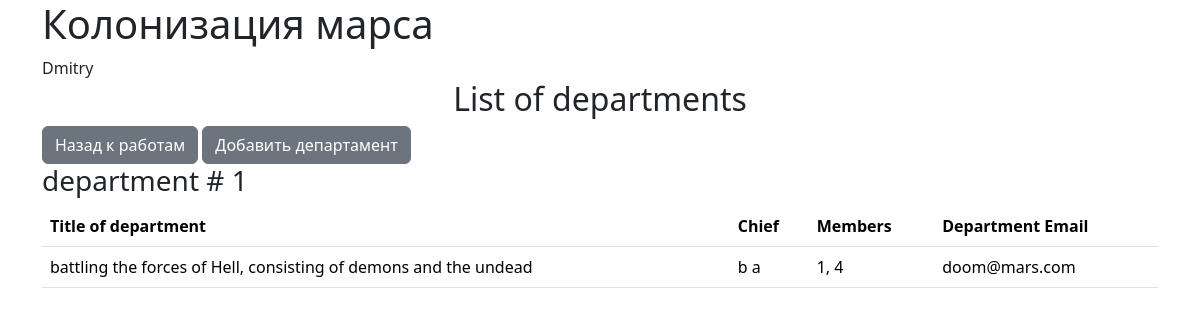
/departments/ (signed in), run on the app's committed database.
### data/users.py (models this page shows, shortened)
class User(SqlAlchemyBase, UserMixin, SerializerMixin):
    __tablename__ = "users"
    id = sqlalchemy.Column(sqlalchemy.Integer,
                           primary_key=True, autoincrement=True)
    surname = sqlalchemy.Column(sqlalchemy.String)
    name = sqlalchemy.Column(sqlalchemy.String)
    age = sqlalchemy.Column(sqlalchemy.Integer)
    position = sqlalchemy.Column(sqlalchemy.String)
    speciality = sqlalchemy.Column(sqlalchemy.String)
    address = sqlalchemy.Column(sqlalchemy.String)
    email = sqlalchemy.Column(sqlalchemy.String, unique=True)
    city_from = sqlalchemy.Column(sqlalchemy.String)
    hashed_password = sqlalchemy.Column(sqlalchemy.String)
    modified_date = sqlalchemy.Column(sqlalchemy.DateTime, default=datetime.datetime.now)
    jobs = orm.relationship("Jobs", back_populates='user')
    departments = orm.relationship("Department", back_populates='user')

### data/departments.py (models this page shows)
class Department(SqlAlchemyBase):
    __tablename__ = "department"
    id = sqlalchemy.Column(sqlalchemy.Integer,
                           primary_key=True, autoincrement=True)
    title = sqlalchemy.Column(sqlalchemy.String)
    chief = sqlalchemy.Column(sqlalchemy.Integer, sqlalchemy.ForeignKey("users.id"))
    members = sqlalchemy.Column(sqlalchemy.String)
    email = sqlalchemy.Column(sqlalchemy.String)
    user = orm.relationship('User')

### main.py (the view)
@app.route("/departments/")
def departments():
    db_sess = db_session.create_session()
    param = {}
    param["departments"] = db_sess.query(Department).all()
    param["current_user"] = current_user
    return flask.render_template('departments.html', **param)

### data/db_session.py (called while the page is built)
def create_session() -> Session:
    global __factory
    return __factory()

### main.py (called while the page is built)
@login_manager.user_loader
def load_user(user_id):
    db_sess = db_session.create_session()
    return db_sess.query(User).get(user_id)

### templates/departments.html (shortened to what this page needs)
{% extends 'base.html' %}
{% block content %}
  <h2 class="text-center">List of departments</h2>
  <a href="/" class="btn btn-secondary">Назад к работам</a>
  {% if current_user.is_authenticated %}
    <a href="/adddepartment/" class="btn btn-secondary">Добавить департамент</a>
  {% endif %}
  {% for department in departments %}
    <h3>department # {{loop.index}}</h3>
    <table class="table">
      <thead>
        <tr>
          <th scope="col">Title of department</th>
          <th scope="col">Chief</th>
          <th scope="col">Members</th>
          <th scope="col">Department Email</th>
        </tr>
      </thead>
      <tbody>
        <tr>
          <td>{{ department.title }}</td>
          <td>{{ department.user.name }} {{ department.user.surname }}</td>
          <td>{{ department.members }}</td>
          <td>{{ department.email }}</td>
        </tr>
      </tbody>
    </table>
  {% endfor %}
{% endblock %}

### templates/base.html (shortened to what this page needs)
<!DOCTYPE html>
<html lang="en">
<head>
  <link href="https://cdn.jsdelivr.net/npm/bootstrap@5.3.3/dist/css/bootstrap.min.css" rel="stylesheet">
</head>
<body>
  <div class="container">
    <h1>Колонизация марса</h1>
    {% if current_user.is_authenticated %}
      <a class="navbar-brand" href="/logout">{{ current_user.name }}</a>
    {% else %}
      <p>
        <a class="btn btn-primary " href="/register">Зарегистрироваться</a>
        <a class="btn btn-success" href="/login">Войти</a>
      </p>
    {% endif %}
    {% block content %}{% endblock %}
  </div>
</body>
</html>

### data on the page
User: name "Dmitry"
Department: title "battling the forces of Hell, consisting of demons and the undead", user.name "b", user.surname "a", members "1, 4", email "doom@mars.com"
